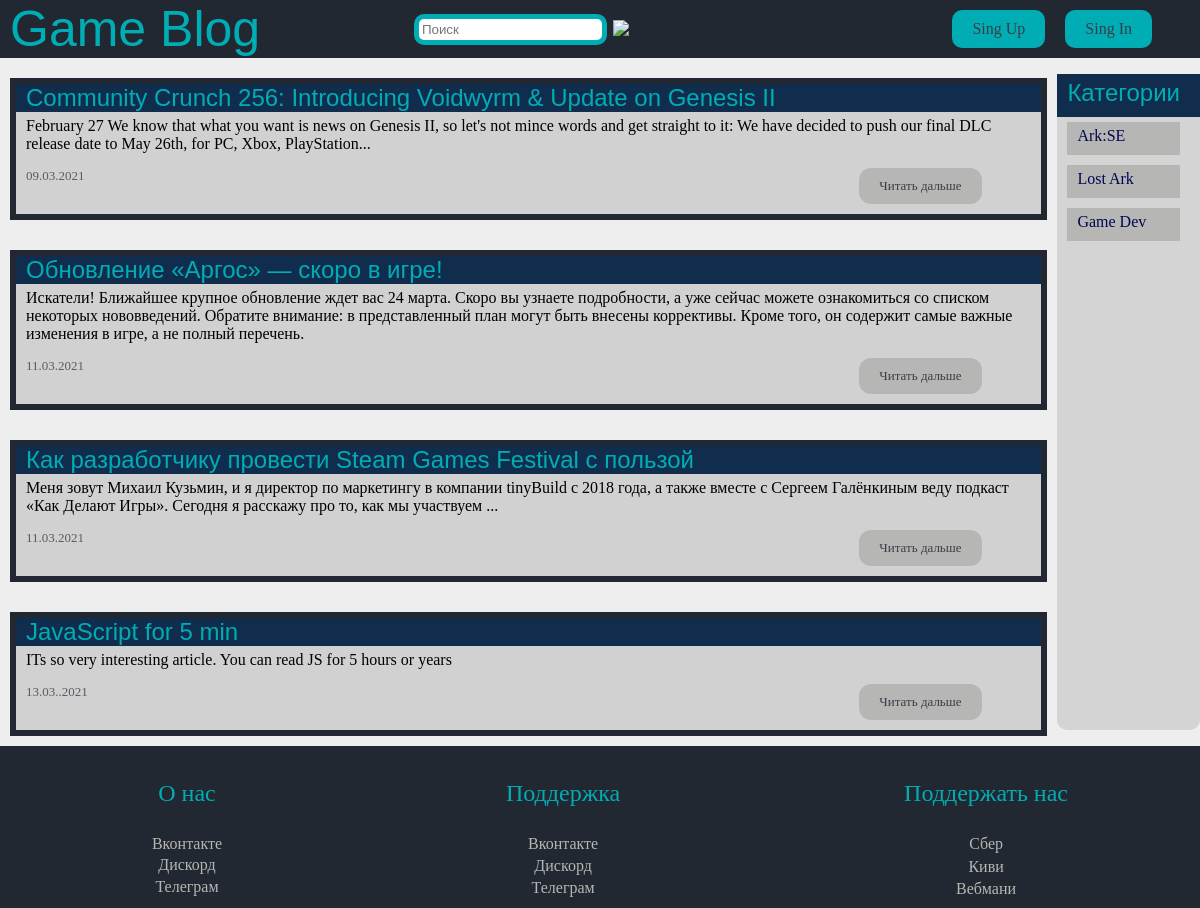
Before: / with the older database file.
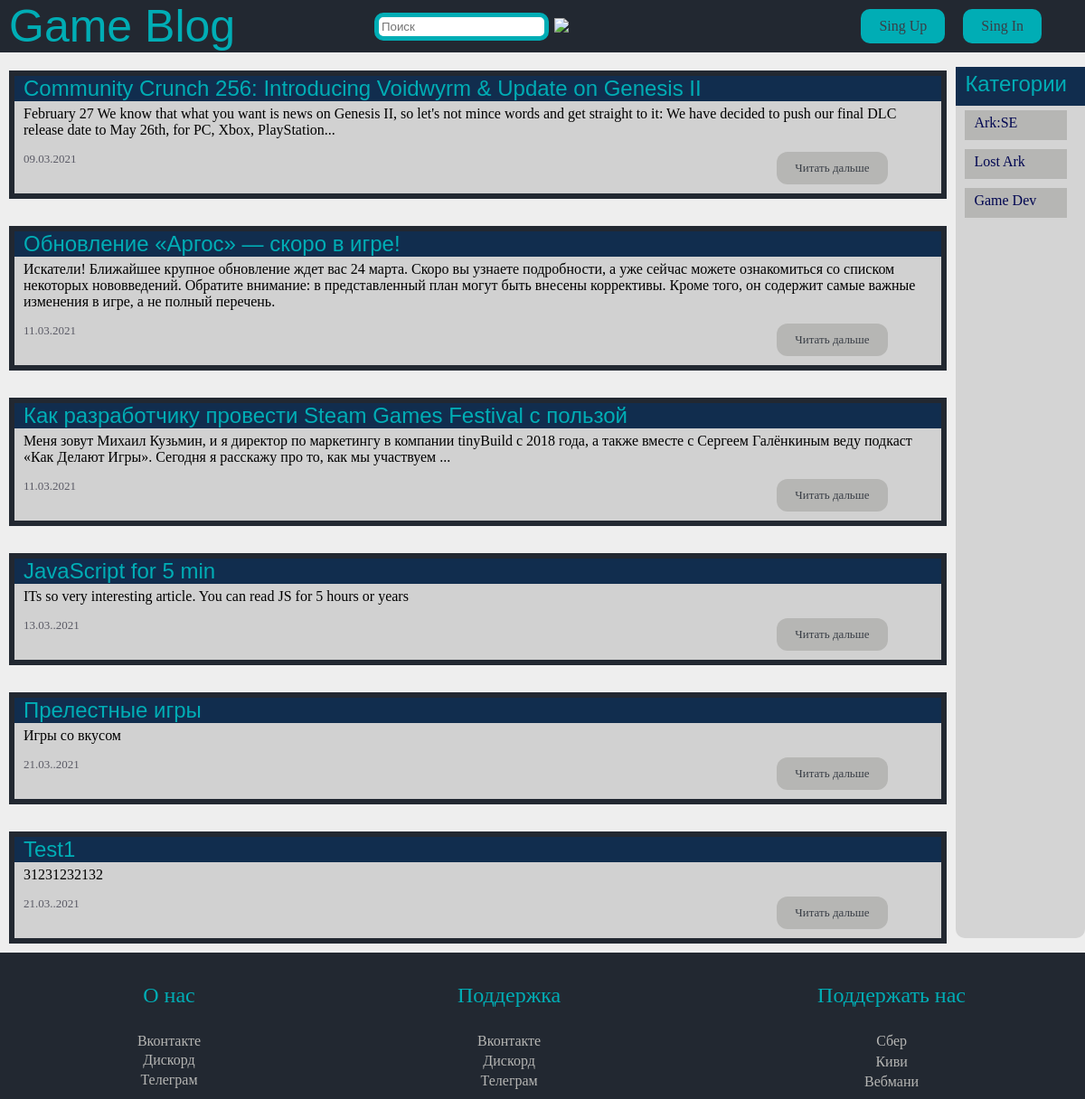
After: the same page with the newer database file.
### database.py (models this page shows)
class Article(db.Model):
    id = db.Column(db.Integer, primary_key=True, autoincrement=True)
    title = db.Column(db.String(70), nullable=True)
    body = db.Column(db.String(70), nullable=True, unique=True)
    date = db.Column(db.String(70), nullable=True)
    big = db.Column(db.Boolean, default=True)
    img = db.Column(db.Boolean, default=False)
    img_url = db.Column(db.String(70))
    author_id = db.Column(db.Integer, db.ForeignKey('users.id'))
    category_id = db.Column(db.Integer, db.ForeignKey('categories.id'))
    author = db.relationship('Users', backref=db.backref('articles', lazy=True))
    category = db.relationship('Categories', backref=db.backref('articles', lazy=True))

class Categories(db.Model):
    id = db.Column(db.Integer, primary_key=True, autoincrement=True)
    name = db.Column(db.String, nullable=True)

### app.py (the view)
@app.route('/')
def homepage():
    articles = Article.query.all()
    categories = Categories.query.all()
    return render_template('index.html', articles=articles, categories=categories)

### templates/index.html (shortened to what this page needs)
{% extends "base.html" %}
{% block content %}
    {% for article in articles %}
        <article>
            <div class="head">
                {{ article.title }}
            </div>
            <div class="text-block">
                {% if article.big %}
                    {{ article.body[0:200]+'...' }}
                {% else %}
                    {{ article.body }}
                {% endif %}
            </div>
            <div class="footer">
                <date>{{ article.date }}</date>
                <a href="{{ url_for('article', art=article.id) }}">Читать дальше</a>
            </div>
        </article>
    {% endfor %}
{% endblock %}

### templates/base.html (shortened to what this page needs)
<!DOCTYPE html>
<html lang="ru">
<head>
    <link rel="stylesheet" href={{ url_for('static', filename='style.css') }}>
</head>
<body>
<div class="page">
    <header>
        <a href="{{ url_for('homepage') }}" class="logo">Game Blog</a>
        <form action="{{ url_for('search') }}">
            <input name="text" class="search" type="search" placeholder="Поиск" aria-label="Поиск">
            <button type="submit">
                <img src="https://img.icons8.com/material-sharp/24/000000/search.png"/>
            </button>
        </form>
        {% if current_user.is_authenticated %}
            <but>
                <a href="#" class="nick-label">{{ current_user.name }}</a>
                <a class="buttons" aria-current="page" href="{{ url_for('create_article') }}">Добавить статью</a>
                <a href="{{ url_for('logout') }}" class="buttons">Выйти</a>
            </but>
        {% else %}
            <but>
                <a class="buttons" href={{ url_for('singup') }}>Sing Up</a>
                <a class="buttons" href={{ url_for('singin') }}>Sing In</a>
            </but>
        {% endif %}
    </header>
    <main>
        <div class="articles_list">
            {% block content %}
            {% endblock %}
        </div>
        <ul class="categories">
            <li class="header">
                Категории
            </li>
            {% for categoria in categories %}
                <li class="dropdown">
                    <a href=" {{ url_for('categor', cat=categoria.id) }} ">{{ categoria.name }}</a>
                </li>
            {% endfor %}
        </ul>
    </main>
    <footer>
        <div class="block-footer">
            <p>О нас</p>
            <div class="lin"><a href="#">Вконтакте</a></div>
            <div class="lin"><a href="#">Дискорд</a></div>
            <div class="lin"><a href="#">Телеграм</a></div>
        </div>
        <div class="block-footer">
            <p>Поддержка</p>
            <div class="lin"><a href="#">Вконтакте</a></div>
            <div class="lin"><a href="#">Дискорд</a></div>
            <div class="lin"><a href="#">Телеграм</a></div>
        </div>
        <div class="block-footer">
            <p>Поддержать нас</p>
            <div class="lin"><a href="#">Сбер</a></div>
            <div class="lin"><a href="#">Киви</a></div>
            <div class="lin"><a href="#">Вебмани</a></div>
        </div>
    </footer>
</div>
</body>
</html>

### static/style.css (style rules this page uses)
body { margin: 0; background-color: #EEEEEE; }
.page { overflow: hidden; display: flex; flex-direction: column; min-height: 100vh; }
header { margin-top: 0; top: 0; left: 0; width: 100%; padding-left: 10px; background-color: #222831; display: flex; min-height: auto; }
header a { text-decoration: none; }
.logo { color: #00ADB5 !important; font-size: 50px; font-family: Dubai, sans-serif; }
header .buttons { padding: 10px 20px 10px 20px; background-color: #00ADB5; border-radius: 10px; margin: 10px; }
but { display: flex; align-items: center; margin-right: 4%; margin-left: auto; }
.categories { border-radius: 10px; border: 2px #112D4E; padding: 0; margin-right: 0; margin-left: auto; background-color: #696A6C33; }
.categories li { padding: 5px 20px 10px 10px; margin: 5px 20px 10px 10px; background-color: #b6b6b4; list-style-type: none; }
main { display: flex; }
.articles_list { display: flex; flex-direction: column; }
.categories .header { color: #00ADB5; font-size: x-large; font-family: Calibri, sans-serif; margin: 0 0 0 0; padding: 5px 20px 10px 10px !important; background-color: #112D4E; }
.categories li a { text-decoration: none; color: #000651; }
article { border: 6px solid #222831; margin: 20px 10px 10px 10px; display: block; background: rgba(91, 91, 91, 0.2); }
article .head { color: #00ADB5; padding-left: 10px; font-family: Calibri, sans-serif; font-size: x-large; background: #112D4E; }
article .text-block { display: block; padding: 5px 20px 10px 10px; font-size: medium; }
article .footer { display: flex; color: rgba(12, 12, 30, 0.6); font-size: small; padding: 5px 20px 10px 10px; }
footer { width: 100%; justify-content: center; padding: 10px; background: #222831; color: #00ADB5; display: flex; margin-top: auto; }
.block-footer { flex-grow: 1; text-align: center; display: flex; flex-direction: column; }
footer a { margin-top: 1%; display: block; text-decoration: none; color: #b6b6b4; }
footer p { font-size: x-large; }
article .footer a { color: #393E46; align-items: center; margin-right: 4%; padding: 10px 20px 10px 20px; background-color: #b6b6b4; margin-left: auto; display: block; border-radius: 12px; text-decoration: none; }
a { color: #393E46; text-decoration: none; }
header form { display: flex; margin-left: auto; margin-right:auto; }
header form input { margin: auto; padding: 3px; outline: none; box-sizing: border-box; border: 5px solid #00ADB5; border-radius: 10px; }
header form button { background: #222831; border: #00ADB5; }

Changed rows visible on the page:
added Article: title "Прелестные игры", body "Игры со вкусом", date "21.03..2021"
added Article: title "Test1", body "31231232132", date "21.03..2021"
